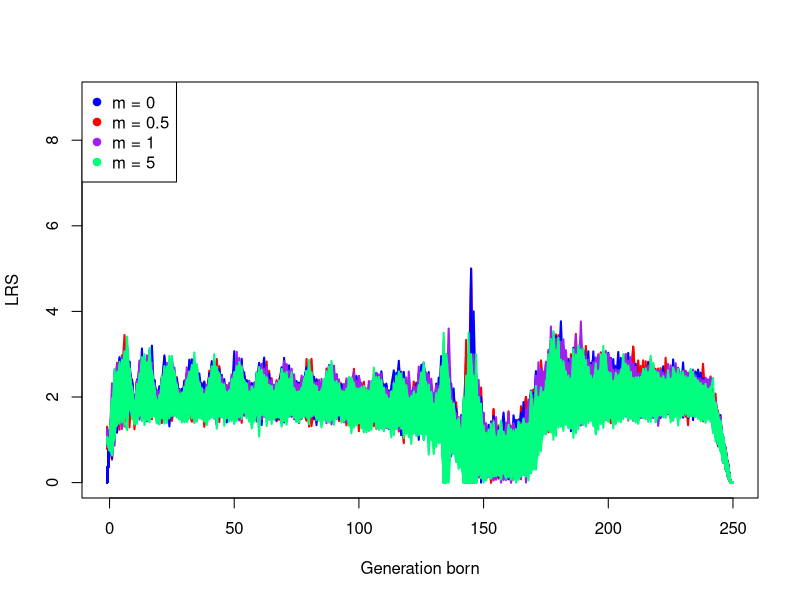
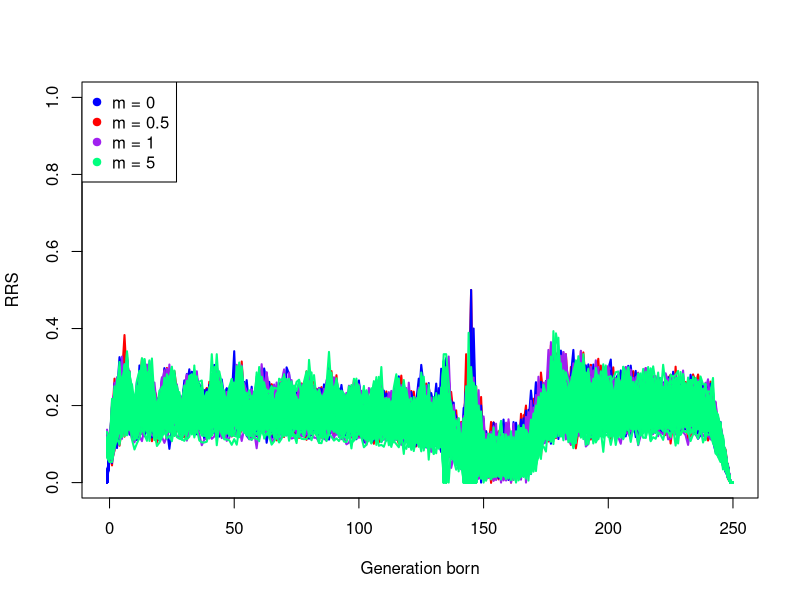
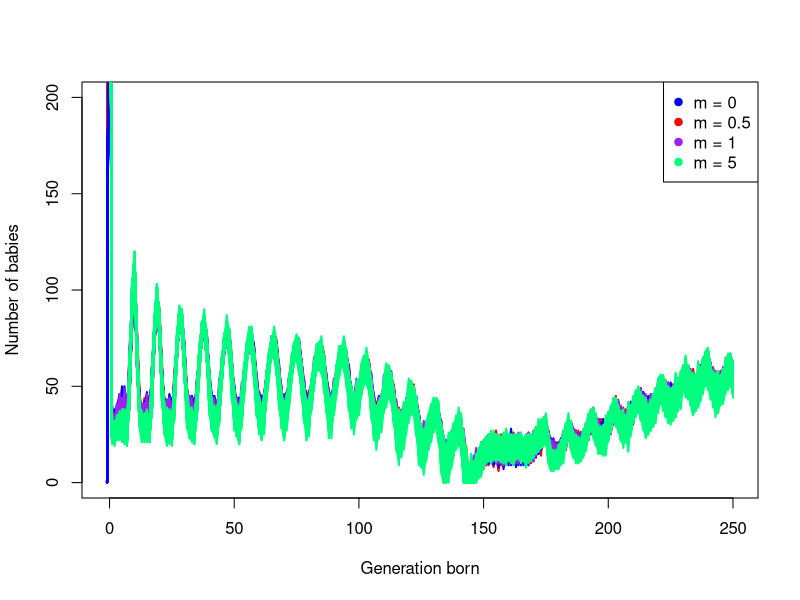

R code for these plots, in order: (Note: this script raises an error after producing the figures.)
#Plot2.R for complex migration model 2022

#this will be used for Easley plotting of reproductive success!

setwd("C:/Users/HP/Box/New Computer/Auburn/Data/ComplexModel_ABM/CSVs")
directory = getwd()
outdir = paste(directory, "/figs/", sep = "")

repA = read.table("repEND_7.5_a.csv", header=T, sep=",")
repB = read.table("repEND_7.5_b.csv", header=T, sep=",")
repC = read.table("repEND_7.5_c.csv", header=T, sep=",")
repD = read.table("repEND_7.5_d.csv", header=T, sep=",")
table = read.table("tableforcertainyears_reprosuccess.csv", header=T, sep=",")

#set any NAs to zeros
#repEND[is.na(repEND)] = 0
repA[is.na(repA)] = 0
repB[is.na(repB)] = 0
repC[is.na(repC)] = 0
repD[is.na(repD)] = 0

repEND <- rbind(repA, repB, repC, repD)
mxLRS = ceiling(max(repEND[,3])) #rounds up the maximum LRS
mxRRS = ceiling(max(repEND[,7])) #rounds up the maximum RRS
mxindv= ceiling(max(repEND[,2])) #rounds up the maximum number of indv born
mxSDL = ceiling(max(repEND[,4])) #rounds up the maximum SD in LRS
mxSDR = ceiling(max(repEND[,8])) #rounds up the maximum SD in RRS
yr = repEND[,1]

#set up to subset by replicate and by year born (-1 = migrants, 0 = init focal pop)
{
  Arep = repA[,9]                 #grabs replicate 
  Apar = repA[,10]                #grabs parameter set
  Ayr = repA[,1]          #grabs unique year values
  Acol = repA[,11]
  Amig = repA[,12]
  ALRS = repA[,3]
}
{
  Brep = repB[,9]                 #grabs replicate 
  Bpar = repB[,10]                #grabs parameter set
  Byr = unique(repB[,1])          #grabs unique year values
  Bcol = repB[,11]
  Bmig = repB[,12]
  BLRS = repB[,3]
}
{
  Crep = repC[,9]                 #grabs replicate 
  Cpar = repC[,10]                #grabs parameter set
  Cyr = unique(repC[,1])          #grabs unique year values
  Ccol = repC[,11]
  Cmig = repC[,12]
  CLRS = repC[,3]
}
{
  Drep = repD[,9]                 #grabs replicate 
  Dpar = repD[,10]                #grabs parameter set
  Dyr = unique(repD[,1])          #grabs unique year values
  Dcol = repD[,11]
  Dmig = repD[,12]
  DLRS = repD[,3]
}
  
  
########################################################### 
#LRS over time
plot(-100, -100 , xlab="Generation born", ylab="LRS", xlim=c(min(yr), max(yr)), ylim=c(0, (mxLRS+mxSDL)))  
for(i in 1:length(unique(Arep))){
  t <- repA[Arep == i,,drop=FALSE]
  LRS <- t[,3]
  yr <- t[,1]
  color <- t[,11]
  lines(yr, LRS, lwd=2, col = color)
  
}
for(i in 1:length(unique(Brep))){
  t <- repB[Brep == i,,drop=FALSE]
  LRS <- t[,3]
  yr <- t[,1]
  color <- t[,11]
  lines(yr, LRS, lwd=2, col = color)
  
}
for(i in 1:length(unique(Crep))){
  t <- repC[Crep == i,,drop=FALSE]
  LRS <- t[,3]
  yr <- t[,1]
  color <- t[,11]
  lines(yr, LRS, lwd=2, col = color)
  
}
for(i in 1:length(unique(Drep))){
  t <- repD[Drep == i,,drop=FALSE]
  LRS <- t[,3]
  yr <- t[,1]
  color <- t[,11]
  lines(yr, LRS, lwd=2, col = color)
  
}
legend("topleft", legend=c("m = 0", "m = 0.5", "m = 1", "m = 5"),
       col=c("blue", "red", "purple", "springgreen"), pch = 19, cex=1)
dev.copy(png, "../Output/LRS_over_time.png")
dev.off()
  

########################################################### 
#RRS over time
plot(-100, -100 , xlab="Generation born", ylab="RRS", xlim=c(min(yr), max(yr)), ylim=c(0, (mxRRS))) 
for(i in 1:length(unique(Arep))){
  t <- repA[Arep == i,,drop=FALSE]
  RRS <- t[,7]
  yr <- t[,1]
  color <- t[,11]
  lines(yr, RRS, lwd=2, col = color)
  
}
for(i in 1:length(unique(Brep))){
  t <- repB[Brep == i,,drop=FALSE]
  RRS <- t[,7]
  yr <- t[,1]
  color <- t[,11]
  lines(yr, RRS, lwd=2, col = color)
  
}
for(i in 1:length(unique(Crep))){
  t <- repC[Crep == i,,drop=FALSE]
  RRS <- t[,7]
  yr <- t[,1]
  color <- t[,11]
  lines(yr, RRS, lwd=2, col = color)
  
}
for(i in 1:length(unique(Drep))){
  t <- repD[Drep == i,,drop=FALSE]
  RRS <- t[,7]
  yr <- t[,1]
  color <- t[,11]
  lines(yr, RRS, lwd=2, col = color)
  
}
legend("topleft", legend=c("m = 0", "m = 0.5", "m = 1", "m = 5"),
       col=c("blue", "red", "purple", "springgreen"), pch = 19, cex=1)
dev.copy(png, "../Output/RRS_over_time.png")
dev.off()
    

########################################################### 
#number indv born in per generation
plot(-100, -100 , xlab="Generation born", ylab="Number of babies", xlim=c(min(yr), max(yr)), ylim=c(0, 200)) #mxindv
for(i in 1:length(unique(Arep))){
  t <- repA[Arep == i,,drop=FALSE]
  born <- t[,2]
  yr <- t[,1]
  color <- t[,11]
  lines(yr, born, lwd=2, col = color)
  
}
for(i in 1:length(unique(Brep))){
  t <- repB[Brep == i,,drop=FALSE]
  born <- t[,2]
  yr <- t[,1]
  color <- t[,11]
  lines(yr, born, lwd=2, col = color)
  
}
for(i in 1:length(unique(Crep))){
  t <- repC[Crep == i,,drop=FALSE]
  born <- t[,2]
  yr <- t[,1]
  color <- t[,11]
  lines(yr, born, lwd=2, col = color)
  
}
for(i in 1:length(unique(Drep))){
  t <- repD[Drep == i,,drop=FALSE]
  born <- t[,2]
  yr <- t[,1]
  color <- t[,11]
  lines(yr, born, lwd=2, col = color)
  
}
legend("topright", legend=c("m = 0", "m = 0.5", "m = 1", "m = 5"),
       col=c("blue", "red", "purple", "springgreen"), pch = 19, cex=1)
dev.copy(png, "../Output/nindv_born_per_generation.png")
dev.off()
#NOTE: will want to remove years -1 and 0 probs

##################################################################################
##################################################################################
##################################################################################

a <- repA[repA[,1] == 225, , drop=FALSE]
b <- repB[repB[,1] == 225, , drop=FALSE]
c <- repC[repC[,1] == 225, , drop=FALSE]
d <- repD[repD[,1] == 225, , drop=FALSE]



{
  table = matrix(nrow=4, ncol=18)            #each individual gets its own row.. matrix > dataframe -- "ncol = 7 + (nloci)*2
  colnames(table) <- c("param", "mig", "year", "nborn", "nbornLL", "nbornuL", "LRS", "LRSll", "LRSul", "LRSfemale", "LRSfemll", "LRSfemul", "LRSmale", "LRSmalll", "LRSmalul", "RRS", "RRSll", "RRSul")
  
  #param
  table[1,1] = "a"
  table[2,1] = "b"
  table[3,1] = "c"
  table[4,1] = "d"
  
  #mig
  table[1,2] = mean(a[,12])
  table[2,2] = mean(b[,12])
  table[3,2] = mean(c[,12])
  table[4,2] = mean(d[,12])
  
  #year
  table[1,3] = mean(a[,1])
  table[2,3] = mean(b[,1])
  table[3,3] = mean(c[,1])
  table[4,3] = mean(d[,1])
 
  
  #number born
  table[1,4] = mean(a[,2])
  table[2,4] = mean(b[,2])
  table[3,4] = mean(c[,2])
  table[4,4] = mean(d[,2])
  #nborn lower limit
  table[1,5] = quantile(a[,2], prob=0.025)
  table[2,5] = quantile(b[,2], prob=0.025)
  table[3,5] = quantile(c[,2], prob=0.025)
  table[4,5] = quantile(d[,2], prob=0.025)
  #nborn Upper Limit
  table[1,6] = quantile(a[,2], prob=0.975)
  table[2,6] = quantile(b[,2], prob=0.975)
  table[3,6] = quantile(c[,2], prob=0.975)
  table[4,6] = quantile(d[,2], prob=0.975)
 
  
  #LRS
  table[1,7] = mean(a[,3])
  table[2,7] = mean(b[,3])
  table[3,7] = mean(c[,3])
  table[4,7] = mean(d[,3])
  #H0 Lower limit
  table[1,8] = quantile(a[,3], prob=0.025)
  table[2,8] = quantile(b[,3], prob=0.025)
  table[3,8] = quantile(c[,3], prob=0.025)
  table[4,8] = quantile(d[,3], prob=0.025)
  #Ho Upper Limit
  table[1,9] = quantile(a[,3], prob=0.975)
  table[2,9] = quantile(b[,3], prob=0.975)
  table[3,9] = quantile(c[,3], prob=0.975)
  table[4,9] = quantile(d[,3], prob=0.975)
  
  #LRS females
  table[1,10] = mean(a[,5])
  table[2,10] = mean(b[,5])
  table[3,10] = mean(c[,5])
  table[4,10] = mean(d[,5])
  #LRS females Lower limit
  table[1,11] = quantile(a[,5], prob=0.025)
  table[2,11] = quantile(b[,5], prob=0.025)
  table[3,11] = quantile(c[,5], prob=0.025)
  table[4,11] = quantile(d[,5], prob=0.025)
  #LRS females Upper Limit
  table[1,12] = quantile(a[,5], prob=0.975)
  table[2,12] = quantile(b[,5], prob=0.975)
  table[3,12] = quantile(c[,5], prob=0.975)
  table[4,12] = quantile(d[,5], prob=0.975)
  
  #LRS males
  table[1,13] = mean(a[,6])
  table[2,13] = mean(b[,6])
  table[3,13] = mean(c[,6])
  table[4,13] = mean(d[,6])
  #LRS males Lower limit
  table[1,14] = quantile(a[,6], prob=0.025)
  table[2,14] = quantile(b[,6], prob=0.025)
  table[3,14] = quantile(c[,6], prob=0.025)
  table[4,14] = quantile(d[,6], prob=0.025)
  #LRS males Upper Limit
  table[1,15] = quantile(a[,6], prob=0.975)
  table[2,15] = quantile(b[,6], prob=0.975)
  table[3,15] = quantile(c[,6], prob=0.975)
  table[4,15] = quantile(d[,6], prob=0.975)
  
  
  #RRS
  table[1,16] = mean(a[,7])
  table[2,16] = mean(b[,7])
  table[3,16] = mean(c[,7])
  table[4,16] = mean(d[,7])
  #RRS Lower limit
  table[1,17] = quantile(a[,7], prob=0.025)
  table[2,17] = quantile(b[,7], prob=0.025)
  table[3,17] = quantile(c[,7], prob=0.025)
  table[4,17] = quantile(d[,7], prob=0.025)
  #RRS Upper Limit
  table[1,18] = quantile(a[,7], prob=0.975)
  table[2,18] = quantile(b[,7], prob=0.975)
  table[3,18] = quantile(c[,7], prob=0.975)
  table[4,18] = quantile(d[,7], prob=0.975)
  
}

tneg1 <- table
t0   <- table
t100 <- table
t150 <- table
t175 <- table
t200 <- table
t225 <- table


table <- rbind(tneg1, t0, t100, t150, t175, t200, t225)
write.table(table, paste(directory, "/tableforcertainyears_reprosuccess.csv", sep=""), sep=",", col.names=TRUE, append=FALSE, quote=FALSE, row.names=FALSE)

png("nborn_at_certain_times.png")
plot(-100, -100 , xlab="year", ylab="nborn", xlim=c(-10, 230), ylim=c(0, 55)) 
for(i in 1:nrow(table)){
  points(table[,3], table[,4], col=table[,19], lwd = 3)
  for(d in 1:nrow(table)){
    xa = table[,3]
    xb = table[,3]
    ya = table[,6]
    yb = table[,5]
    arrows(x0=xa, y0=ya, x1=xb, y1=yb, code = 3, angle = 90, length = 0.2, col=table[,19], lwd=3)
  }
}
dev.off()

png("LRS_at_certain_times.png")
plot(-100, -100 , xlab="year", ylab="LRS", xlim=c(-10, 230), ylim=c(0, 3)) 
for(i in 1:nrow(table)){
  points(table[,3], table[,7])
  for(d in 1:nrow(table)){
    xa = table[,3]
    xb = table[,3]
    ya = table[,9]
    yb = table[,8]
    arrows(x0=xa, y0=ya, x1=xb, y1=yb, code = 3, angle = 90, length = 0.2, col=table[,19], lwd=3)
  }
}
dev.off()


png("RRS_at_certain_times.png")
plot(-100, -100 , xlab="year", ylab="RRS", xlim=c(-10, 230), ylim=c(0, .35)) 
for(i in 1:nrow(table)){
  points(table[,3], table[,16])
  for(d in 1:nrow(table)){
    xa = table[,3]
    xb = table[,3]
    ya = table[,18]
    yb = table[,17]
    arrows(x0=xa, y0=ya, x1=xb, y1=yb, code = 3, angle = 90, length = 0.2, col=table[,19], lwd=3)
  }
}
dev.off()


png("femaleLRS_at_certain_times.png")
plot(-100, -100 , xlab="year", ylab="female LRS", xlim=c(-10, 230), ylim=c(0, 3.5)) 
for(i in 1:nrow(table)){
  points(table[,3], table[,10])
  for(d in 1:nrow(table)){
    xa = table[,3]
    xb = table[,3]
    ya = table[,12]
    yb = table[,11]
    arrows(x0=xa, y0=ya, x1=xb, y1=yb, code = 3, angle = 90, length = 0.2, col=table[,19], lwd=3)
  }
}
dev.off()

png("maleLRS_at_certain_times.png")
plot(-100, -100 , xlab="year", ylab="male LRS", xlim=c(-10, 230), ylim=c(0, 3.5)) 
for(i in 1:nrow(table)){
  points(table[,3], table[,13])
  for(d in 1:nrow(table)){
    xa = table[,3]
    xb = table[,3]
    ya = table[,15]
    yb = table[,14]
    arrows(x0=xa, y0=ya, x1=xb, y1=yb, code = 3, angle = 90, length = 0.2, col=table[,19], lwd=3)
  }
}
dev.off()

png("maleVfemaleLRS.png")
plot(-100, -100 , xlab="female LRS", ylab="male LRS", xlim=c(0, 3.5), ylim=c(0, 3.5)) 
for(i in 1:nrow(table)){
  points(table[,10], table[,13])
}
abline(coef = c(0,1), col = "red")
dev.off()


for(k in 1:length(unique(para))){
  temp <- table[table[,1] == k,,drop=FALSE]
  
  if(k == 1){
    d1 = temp[temp[,1] == 1, , drop=FALSE]
    points(d1[,21], d1[,12], col = "red", lwd = 6)
    lines(d1[,21], d1[,12], col = "red", lwd = 4)
    for(d in 1:nrow(d1)){
      xa = d1[d,21]
      xb = d1[d,21]
      ya = d1[d,14]
      yb = d1[d,13]
      arrows(x0=xa, y0=ya, x1=xb, y1=yb, code = 3, angle = 90, length = 0.2, col="red", lwd=3)
    }
  }else if(k == 3){
    d3 = temp[temp[,1] == 3, , drop=FALSE]
    points(d3[,21], d3[,12], col = "darkgoldenrod1", lwd = 6)
    lines(d3[,21], d3[,12], col = "darkgoldenrod1", lwd = 4)
    for(c in 1:nrow(d3)){
      xa = d3[c,21]
      xb = d3[c,21]
      ya = d3[c,14]
      yb = d3[c,13]
      arrows(x0=xa, y0=ya, x1=xb, y1=yb, code = 3, angle = 90, length = 0.2, col="darkgoldenrod1", lwd=3)
    }
  }else if(k == 4){
    d4 = temp[temp[,1] == 4, , drop=FALSE]
    points(d4[,21], d4[,12], col = "gold", lwd = 6)
    lines(d4[,21], d4[,12], col = "gold", lwd = 4)
    for(e in 1:nrow(d4)){
      xa = d4[e,21]
      xb = d4[e,21]
      ya = d4[e,14]
      yb = d4[e,13]
      arrows(x0=xa, y0=ya, x1=xb, y1=yb, code = 3, angle = 90, length = 0.2, col="gold", lwd=3)
    }
  }else if(k == 8){
    d8 = temp[temp[,1] == 8, , drop=FALSE]
    points(d8[,21], d8[,12], col = "grey57", lwd = 6)
    lines(d8[,21], d8[,12], col = "grey57", lwd = 4)
    for(f in 1:nrow(d8)){
      xa = d8[f,21]
      xb = d8[f,21]
      ya = d8[f,14]
      yb = d8[f,13]
      arrows(x0=xa, y0=ya, x1=xb, y1=yb, code = 3, angle = 90, length = 0.1, col="grey57", lwd=3)
    }
  }
}
legend("topleft", legend=c("m ≤ 1", "m = 1", "m = 2", "m = 5"),
       col=c("grey57", "red", "darkgoldenrod1", "gold"), pch = 19, cex=1)
#dev.copy(png, file = "/figs/fst_at_certain_times_c250.png")
dev.off()














for(p in unique(par)){
      for(i in unique(rep)){  #this allows each rep to be a dif line rather than the lines through it. DO THIS FOR ALL PLOTS
        temp <- repEND[rep == i,] #create temp matrix for each unique replicate
        LRS <- temp[,3]
        yyr <- temp[,1]
        colo <- temp[,11]
        mig <- temp[,12]
        lines(yyr, LRS, lwd=2, col = colo)
        sd <- temp[,4]
        uppersd = LRS + sd
        lowersd = LRS - sd
        lines(yyr, uppersd, lwd=1)
        lines(yyr, lowersd, lwd=1)
        polygon(x = c(yyr, rev(yyr)), y = c(uppersd, rev(lowersd)), col = colo, density = 40, angle = 90)
      }
    }
    dev.copy(png, "../Output/LRS_over_time.png")
    dev.off()
    
    ########################################################### 
    #RRS over time
    plot(-100, -100 , xlab="Generation born", ylab="RRS", xlim=c(min(yr), max(yr)), ylim=c(0, (mxRRS+mxSDR))) 
    for(p in unique(par)){
      for(i in unique(rep)){  #this allows each rep to be a dif line rather than the lines through it. DO THIS FOR ALL PLOTS
        temp <- repEND[rep == i,] #create temp matrix for each unique replicate
        RRS <- temp[,7]
        yyr <- temp[,1]
        lines(yyr, RRS, lwd=2) #points(sub[,1], Ho, lwd=2)
        sd <- temp[,8]
        uppersd = RRS + sd
        lowersd = RRS - sd
        lines(yyr, uppersd, lwd=1)
        lines(yyr, lowersd, lwd=1)
        polygon(x = c(yyr, rev(yyr)), y = c(uppersd, rev(lowersd)), col = "lightpink", density = 40, angle = 45)
      }
    }
    dev.copy(png, "../Output/RRS_over_time.png")
    dev.off()
    
    ########################################################### 
    #LRS for females vs males
    #observed vs expected hetero
    plot(-100, -100 , xlab="Male LRS", ylab="Female LRS", xlim=c(0, mxLRS), ylim=c(0, mxLRS)) 
    for(p in unique(par)){
      for(i in unique(rep)){  #this allows each rep to be a dif line rather than the lines through it. DO THIS FOR ALL PLOTS
        sub <- repEND[rep == i,] #unique replicate
        males <- sub[,6]
        females <- sub[,5]
        points(males, females, lwd=2)
      }
    }
    abline(coef = c(0,1), col = "red")
    #points(He, Ho , xlab="expected heterozygosity", ylab="observed heterozygosity", cex = 1, lty = 1, col="black", lwd=5)
    dev.copy(png, "../Output/LRS_fem_vs_mal.png")
    dev.off()
    
    ########################################################### 
    #LRS for males vs females over time
    par(mar = c(5,4,4,4)+0.3)
    plot(-100, -100 , xlab="Generation born", ylab="Female LRS", xlim=c(min(yr), max(yr)), ylim=c(0, mxLRS)) 
    for(p in unique(par)){
      for(i in unique(rep)){  #this allows each rep to be a dif line rather than the lines through it. DO THIS FOR ALL PLOTS
        sub <- repEND[rep == i,]  #unique replicate
        females = sub[,5]
        yyr <- sub[,1]
        lines(yyr, females, lwd=2, col = "pink")
      }
      par(new = TRUE)
      for(i in unique(rep)){  #this allows each rep to be a dif line rather than the lines through it. DO THIS FOR ALL PLOTS
        sub <- repEND[rep == i,] #unique replicate
        yyr <- temp[,1]
        males = sub[,6]
        lines(yyr, males, lwd=2, col = "blue")
      }
    }
    axis(side = 4, at = NULL, labels = TRUE, col = "blue")
    mtext("Male LRS", side=4, line =3, col = "blue")
    dev.copy(png, "../Output/LRS_male&female_overtime.png")
    dev.off()
    
    ########################################################### 
    #number indv born in per generation
    plot(-100, -100 , xlab="Generation born", ylab="Number of babies", xlim=c(min(yr), max(yr)), ylim=c(0, mxindv)) 
    for(p in unique(par)){
      for(i in unique(rep)){  #this allows each rep to be a dif line rather than the lines through it. DO THIS FOR ALL PLOTS
        temp <- repEND[rep == i,] #create temp matrix for each unique replicate
        born <- temp[,2]
        yyr <- temp[,1]
        lines(yyr, born, lwd=2) #points(sub[,1], Ho, lwd=2)
      }
    }
    #lines(theEND[,1], Ho , xlab="time (years)", ylab="observed heterozygosity", cex = 2, lty = 1, col="black", lwd=5)
    dev.copy(png, "../Output/nindv_born_per_generation.png")
    dev.off()
    #NOTE: will want to remove years -1 and 0 probs
    


#Current list of columns for repEND
  #as of 5/4/22
#gen born
#numb indv born that year
#mean LRS
#SD LRS
#LRS females
#LRS males
#mean relative fitness (relative to max)
#SD rel fit
#replicate number
    
    #if(par == "a"){
    #lines(yyr, LRS, lwd=2, col = col) #points(sub[,1], Ho, lwd=2)
    #}else if(par == "b"){
    #  lines(yyr, LRS, lwd=2, col = "blue") #points(sub[,1], Ho, lwd=2)
    #}else if(par == "c"){
    #  lines(yyr, LRS, lwd=2, col = "purple") #points(sub[,1], Ho, lwd=2)
    #}else if(par == "d"){
    #  lines(yyr, LRS, lwd=2, col = "red") #points(sub[,1], Ho, lwd=2)
    #}